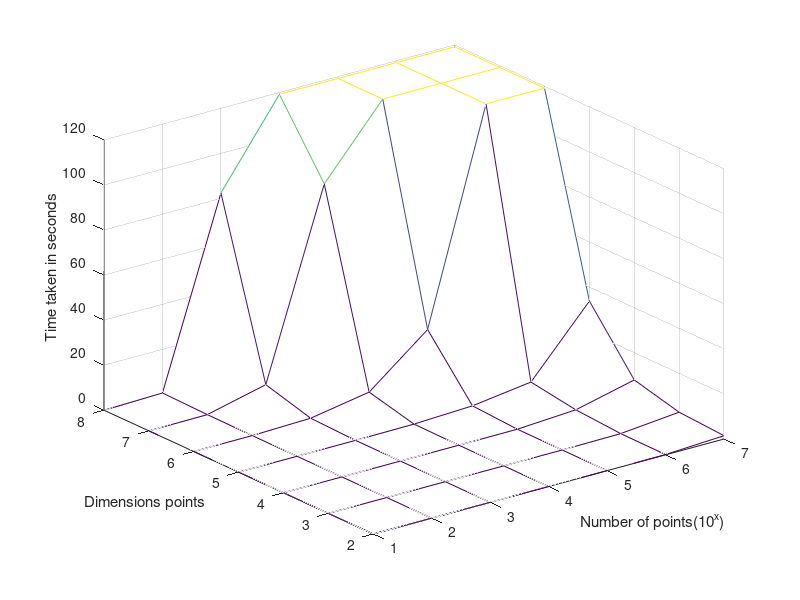

This chart was generated by the following MATLAB code:
%Plots the measured times.
max_time = 119.2;
exponents=[1, 2, 3, 4, 5, 6, 7, 1, 2, 3, 4, 5, 6, 7, 1, 2, 3, 4, 5, 6, 7, 1, 2, 3, 4, 5, 6, 7, 1, 2, 3, 4, 5, 6, 7, 1, 2, 3, 4, 5, 6, 7, 1, 2, 3, 4, 5, 6, 7];
dimensions=[2, 2, 2, 2, 2, 2, 2, 3, 3, 3, 3, 3, 3, 3, 4, 4, 4, 4, 4, 4, 4, 5, 5, 5, 5, 5, 5, 5, 6, 6, 6, 6, 6, 6, 6, 7, 7, 7, 7, 7, 7, 7, 8, 8, 8, 8, 8, 8, 8];
timez=[6.4e-05, 0.000104, 0.000293, 0.002634, 0.01555, 0.1469, 1.482, 8.6e-05, 0.000249, 0.000982, 0.003355, 0.02926, 0.2821, 2.754, 0.000106, 0.000733, 0.005644, 0.01876, 0.1059, 1.673, 7.905, 0.000109, 0.005402, 0.0447, 0.2476, 1.31, 4.841, 33.78, 0.00019, 0.03059, 0.7075, 5.27, 26.03, 119.2, max_time, 0.000137, 0.189, 6.458, 88.59, max_time, max_time, max_time, 0.000108, 0.6282, 82.42, max_time, max_time, max_time, max_time];
%Reshaping vectors for display in graph.
exponents = reshape(exponents,7,7)';
dimensions = reshape(dimensions,7,7)';
timez = reshape(timez,7,7)';
%Create plot.
fig = figure('Name','Times for qhull','NumberTitle','off');
mesh(exponents,dimensions,timez);
xlabel('Number of points(10^x)')
ylabel('Dimensions points')
zlabel('Time taken in seconds')
saveas(fig, 'plot_times.jpg');
